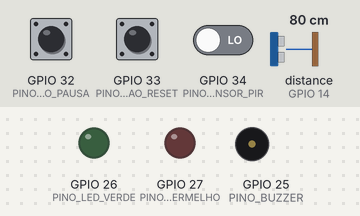
Bench run of a sketch on a simulated ESP32. Shown: output pins drawn as LEDs (lit = HIGH), buzzer (waves = sounding). Inputs (shaded band) come from the test bench; at power-on: GPIO 34 (PINO_SENSOR_PIR) LOW, GPIO 32 (PINO_BOTAO_PAUSA) HIGH, GPIO 33 (PINO_BOTAO_RESET) HIGH, distance to the obstacle (sensor on GPIO 14) 80 cm. The echo pulse lasts 58.3 µs per cm; WiFi joins after 1.5 s; servers stay silent unless stated; uploads are accepted with an empty reply; pins used as bus, display or sensor lines are not drawn; what the sketch prints to the serial monitor is not drawn.

Above: at 2.7 s.
2.8 s: GPIO 34 (PINO_SENSOR_PIR) driven HIGH
At 4.1 s:
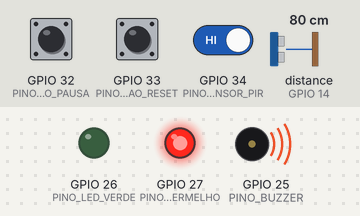
4.4 s: GPIO 32 (PINO_BOTAO_PAUSA) pulled LOW for 0.25 s
At 5.8 s:
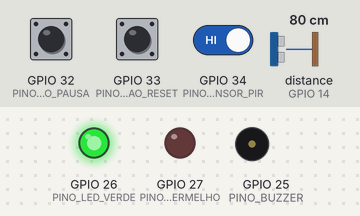
Timing chart, 0 to 36.1 s (numbered marks = the images above; inputs shaded):
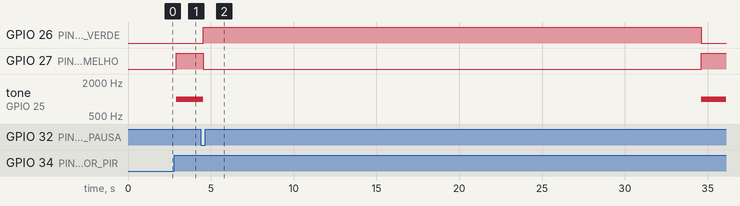

The sketch:

sketch.ino
```cpp
// Inclusão das bibliotecas para conectividade Wi-Fi e requisições HTTP.
#include <WiFi.h>
#include <HTTPClient.h>

// --- Configurações de Rede e Plataforma FIWARE ---
const char* ssid = "Wokwi-GUEST";
const char* password = "";
const char* fiwareHost = "http://20.246.65.237";
const int fiwarePort = 1026;
String fiwareEntityId = "PostoDeTrabalho:001";

// --- Mapeamento de Pinos dos Componentes ---
const int PINO_TRIGGER = 12;
const int PINO_ECHO = 14;
const int PINO_LED_VERMELHO = 27;
const int PINO_LED_VERDE = 26;
const int PINO_BUZZER = 25;
const int PINO_BOTAO_RESET = 33;
const int PINO_BOTAO_PAUSA = 32;
const int PINO_SENSOR_PIR = 34;

// --- Constantes de Lógica do Sistema ---
const int DISTANCIA_MIN_SEGURA = 50;
const int DISTANCIA_MAX_SEGURA = 70;
const long DURACAO_PAUSA_MS = 30000;
const long TEMPO_TOLERANCIA_AUSENCIA_MS = 30000;

// --- Variáveis Globais de Controle de Estado ---
long tempoInicioPausa = 0;
bool emPausaAlmoco = false;
bool alarmePausaAtivo = false;
bool pessoaPresente = false;
long tempoUltimaDeteccao = 0;
bool alarmeAusenciaAtivo = false;
long ultimoTempoDebounce = 0;
long delayDebounce = 50;

// --- Variáveis de Controle de Envio de Dados ---
long ultimoEnvio = 0;
const long intervaloEnvio = 5000;

//========================= FUNÇÃO DE CONFIGURAÇÃO INICIAL =========================
void setup( ) {
  Serial.begin(115200);

  WiFi.begin(ssid, password);
  Serial.print("Conectando ao WiFi...");
  while (WiFi.status() != WL_CONNECTED) {
    delay(500);
    Serial.print(".");
  }
  Serial.println("\nWiFi conectado!");

  pinMode(PINO_TRIGGER, OUTPUT);
  pinMode(PINO_ECHO, INPUT);
  pinMode(PINO_LED_VERMELHO, OUTPUT);
  pinMode(PINO_LED_VERDE, OUTPUT);
  pinMode(PINO_BUZZER, OUTPUT);
  pinMode(PINO_BOTAO_RESET, INPUT_PULLUP);
  pinMode(PINO_BOTAO_PAUSA, INPUT_PULLUP);
  pinMode(PINO_SENSOR_PIR, INPUT);

  desativarTodosSinais();
  tempoUltimaDeteccao = millis();
}

//========================= LOOP PRINCIPAL DE EXECUÇÃO =========================
void loop() {
  if (emPausaAlmoco) {
    gerenciarPausaAlmoco();
  } else {
    gerenciarPresenca();
  }

  if (millis() - ultimoEnvio > intervaloEnvio) {
    enviarDadosFiware();
    ultimoEnvio = millis();
  }

  delay(200);
}

//========================= FUNÇÕES DE COMUNICAÇÃO =========================
void enviarDadosFiware() {
  if (WiFi.status() == WL_CONNECTED) {
    HTTPClient http;
    String url = String(fiwareHost ) + ":" + fiwarePort + "/v2/entities/" + fiwareEntityId + "/attrs?options=upsert";

    http.begin(url );
    http.addHeader("Content-Type", "application/json" );

    digitalWrite(PINO_TRIGGER, LOW); delayMicroseconds(2);
    digitalWrite(PINO_TRIGGER, HIGH); delayMicroseconds(10);
    digitalWrite(PINO_TRIGGER, LOW);
    int distanciaAtual = pulseIn(PINO_ECHO, HIGH) * 0.034 / 2;

    String statusAtual = "Monitorando";
    if (emPausaAlmoco) statusAtual = "Em Pausa";
    if (alarmeAusenciaAtivo) statusAtual = "Ausente";

    String payload = "{";
    payload += "\"distancia\":{\"type\":\"Number\",\"value\":" + String(distanciaAtual) + "},";
    payload += "\"presenca\":{\"type\":\"Boolean\",\"value\":" + String(pessoaPresente ? "true" : "false") + "},";
    payload += "\"status\":{\"type\":\"Text\",\"value\":\"" + statusAtual + "\"}";
    payload += "}";

    int httpResponseCode = http.PATCH(payload );

    if (httpResponseCode > 0 ) {
      Serial.print("Resposta HTTP: ");
      Serial.println(httpResponseCode );
    } else {
      Serial.print("Erro no envio. Código: ");
      Serial.println(httpResponseCode );
    }

    http.end( );
  }
}

//========================= FUNÇÕES DE LÓGICA E CONTROLE =========================
void gerenciarPresenca() {
  if (digitalRead(PINO_SENSOR_PIR) == HIGH) {
    // --- LÓGICA PARA QUANDO A PESSOA ESTÁ PRESENTE ---
    if (!pessoaPresente) {
      Serial.println("Usuário presente. Monitoramento ativado.");
      pessoaPresente = true;
    }
    // Se o alarme de ausência estava ativo, desliga-o.
    if (alarmeAusenciaAtivo) {
      Serial.println("Usuário retornou. Desativando alarme de ausência.");
      desativarAlarme();
      alarmeAusenciaAtivo = false;
    }

    tempoUltimaDeteccao = millis();

    // Somente se o alarme de ausência NÃO estiver ativo, verificamos a distância.
    if (!alarmeAusenciaAtivo) {
      monitorarDistancia();
    }

    verificarBotaoPausa();

  } else {
    // --- LÓGICA PARA QUANDO A PESSOA ESTÁ AUSENTE ---
    if (pessoaPresente) {
      Serial.println("Usuário ausente. Iniciando contagem de tolerância...");
      pessoaPresente = false;
      desativarTodosSinais(); // Desliga tudo ao se ausentar.
    }
    // Se o tempo de tolerância foi excedido e o alarme de ausência não está ativo.
    if (!alarmeAusenciaAtivo && (millis() - tempoUltimaDeteccao > TEMPO_TOLERANCIA_AUSENCIA_MS)) {
      Serial.println("Tempo de ausência excedido! Ativando alarme.");
      ativarAlarme();
      alarmeAusenciaAtivo = true;
    }
  }
}

void verificarBotaoPausa() {
  if (digitalRead(PINO_BOTAO_PAUSA) == LOW && (millis() - ultimoTempoDebounce) > delayDebounce) {
    iniciarPausaAlmoco();
    ultimoTempoDebounce = millis();
  }
}

void ativarAlarme() {
  digitalWrite(PINO_LED_VERMELHO, HIGH);
  tone(PINO_BUZZER, 1000);
}

void desativarAlarme() {
  digitalWrite(PINO_LED_VERMELHO, LOW);
  noTone(PINO_BUZZER);
}

void desativarTodosSinais() {
  desativarAlarme();
  digitalWrite(PINO_LED_VERDE, LOW);
}

void monitorarDistancia() {
  digitalWrite(PINO_TRIGGER, LOW); delayMicroseconds(2);
  digitalWrite(PINO_TRIGGER, HIGH); delayMicroseconds(10);
  digitalWrite(PINO_TRIGGER, LOW);
  long duracao = pulseIn(PINO_ECHO, HIGH);
  int distanciaCm = duracao * 0.034 / 2;

  if (distanciaCm >= DISTANCIA_MIN_SEGURA && distanciaCm <= DISTANCIA_MAX_SEGURA) {
    // Se a distância está OK, desliga o alarme (caso estivesse ligado por distância errada)
    // e acende o LED verde.
    desativarAlarme();
    digitalWrite(PINO_LED_VERDE, HIGH);
  } else {
    // Se a distância está errada, ativa o alarme completo (LED + Buzzer).
    digitalWrite(PINO_LED_VERDE, LOW);
    ativarAlarme();
  }
}

void iniciarPausaAlmoco() {
  Serial.println("Iniciando pausa para almoço.");
  emPausaAlmoco = true;
  alarmePausaAtivo = false;
  tempoInicioPausa = millis();
  desativarTodosSinais();
  digitalWrite(PINO_LED_VERDE, HIGH);
}

void gerenciarPausaAlmoco() {
  if (!alarmePausaAtivo && (millis() - tempoInicioPausa > DURACAO_PAUSA_MS)) {
    Serial.println("Fim da pausa! Hora de voltar.");
    alarmePausaAtivo = true;
    digitalWrite(PINO_LED_VERDE, LOW);
    ativarAlarme();
  }
  if (alarmePausaAtivo && digitalRead(PINO_BOTAO_RESET) == LOW) {
    Serial.println("Usuário confirmou o retorno.");
    desativarAlarme();
    emPausaAlmoco = false;
    alarmePausaAtivo = false;
    tempoUltimaDeteccao = millis();
    for(int i=0; i<3; i++) {
      digitalWrite(PINO_LED_VERDE, HIGH); delay(150);
      digitalWrite(PINO_LED_VERDE, LOW); delay(150);
    }
  }
}
```

Measured:
- after the input at 2.8 s, GPIO 27 (PINO_LED_VERMELHO): LOW → HIGH after 0.11 s; tone on GPIO 25 (PINO_BUZZER): silent → 1000 Hz after 0.11 s
- after the input at 4.4 s, GPIO 26 (PINO_LED_VERDE): LOW → HIGH after 0.15 s, → LOW 30.0 s later; GPIO 27 (PINO_LED_VERMELHO): HIGH → LOW after 0.15 s, → HIGH 30.0 s later; tone on GPIO 25 (PINO_BUZZER): 1000 Hz → silent after 0.15 s, → 1000 Hz 30.0 s later
